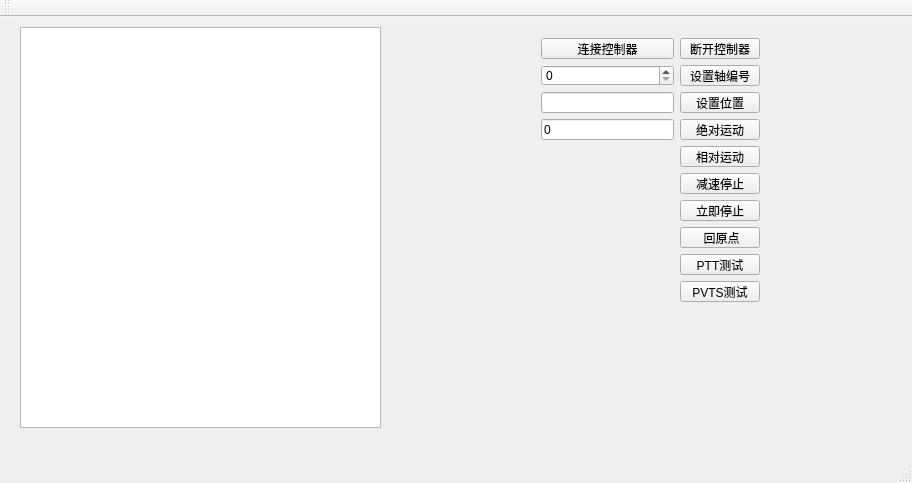
<?xml version="1.0" encoding="UTF-8"?>
<ui version="4.0">
 <class>MainWindow</class>
 <widget class="QMainWindow" name="MainWindow">
  <property name="geometry">
   <rect>
    <x>0</x>
    <y>0</y>
    <width>912</width>
    <height>483</height>
   </rect>
  </property>
  <property name="windowTitle">
   <string>MainWindow</string>
  </property>
  <widget class="QWidget" name="centralWidget">
   <widget class="QPlainTextEdit" name="plainTextEdit">
    <property name="geometry">
     <rect>
      <x>20</x>
      <y>10</y>
      <width>361</width>
      <height>401</height>
     </rect>
    </property>
   </widget>
   <widget class="QWidget" name="">
    <property name="geometry">
     <rect>
      <x>530</x>
      <y>10</y>
      <width>241</width>
      <height>286</height>
     </rect>
    </property>
    <layout class="QGridLayout" name="gridLayout">
     <item row="10" column="1">
      <widget class="QPushButton" name="pushButton_11">
       <property name="text">
        <string>PVTS测试</string>
       </property>
      </widget>
     </item>
     <item row="6" column="1">
      <widget class="QPushButton" name="pushButton_7">
       <property name="text">
        <string>减速停止</string>
       </property>
      </widget>
     </item>
     <item row="0" column="0">
      <widget class="QPushButton" name="pushButton">
       <property name="text">
        <string>连接控制器</string>
       </property>
      </widget>
     </item>
     <item row="0" column="1">
      <widget class="QPushButton" name="pushButton_2">
       <property name="text">
        <string>断开控制器</string>
       </property>
      </widget>
     </item>
     <item row="7" column="1">
      <widget class="QPushButton" name="pushButton_8">
       <property name="text">
        <string>立即停止</string>
       </property>
      </widget>
     </item>
     <item row="1" column="0">
      <widget class="QSpinBox" name="spinBox"/>
     </item>
     <item row="1" column="1">
      <widget class="QPushButton" name="pushButton_4">
       <property name="text">
        <string>设置轴编号</string>
       </property>
      </widget>
     </item>
     <item row="8" column="1">
      <widget class="QPushButton" name="pushButton_9">
       <property name="text">
        <string> 回原点</string>
       </property>
      </widget>
     </item>
     <item row="2" column="0">
      <widget class="QLineEdit" name="lineEdit"/>
     </item>
     <item row="2" column="1">
      <widget class="QPushButton" name="pushButton_3">
       <property name="text">
        <string>设置位置</string>
       </property>
      </widget>
     </item>
     <item row="3" column="0">
      <widget class="QLineEdit" name="lineEdit_2">
       <property name="text">
        <string>0</string>
       </property>
      </widget>
     </item>
     <item row="3" column="1">
      <widget class="QPushButton" name="pushButton_5">
       <property name="text">
        <string>绝对运动</string>
       </property>
      </widget>
     </item>
     <item row="5" column="1">
      <widget class="QPushButton" name="pushButton_6">
       <property name="text">
        <string>相对运动</string>
       </property>
      </widget>
     </item>
     <item row="9" column="1">
      <widget class="QPushButton" name="pushButton_10">
       <property name="text">
        <string>PTT测试</string>
       </property>
      </widget>
     </item>
    </layout>
   </widget>
  </widget>
  <widget class="QMenuBar" name="menuBar">
   <property name="geometry">
    <rect>
     <x>0</x>
     <y>0</y>
     <width>912</width>
     <height>23</height>
    </rect>
   </property>
  </widget>
  <widget class="QToolBar" name="mainToolBar">
   <attribute name="toolBarArea">
    <enum>TopToolBarArea</enum>
   </attribute>
   <attribute name="toolBarBreak">
    <bool>false</bool>
   </attribute>
  </widget>
  <widget class="QStatusBar" name="statusBar"/>
 </widget>
 <layoutdefault spacing="6" margin="11"/>
 <resources/>
 <connections/>
</ui>
